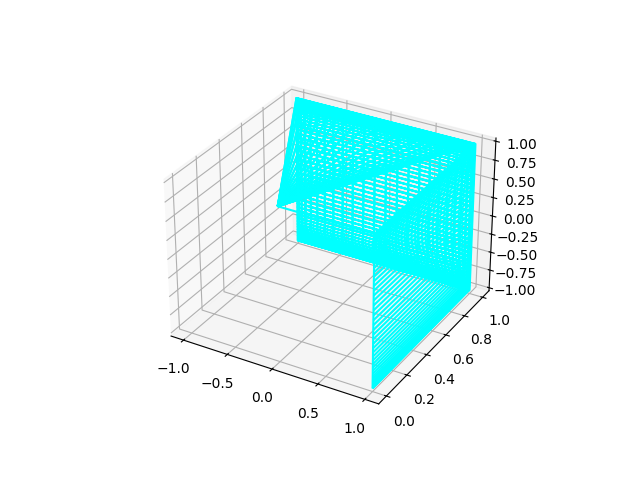

Write Python code to recreate this figure.
from mpl_toolkits.mplot3d import Axes3D
import numpy as np
import matplotlib.pyplot as plt


phi, theta=np.mgrid[0:np.pi:50j, 0:2*np.pi:50j]
x=np.sign(phi)*np.cos(theta)
y=np.sign(phi)*np.sign(theta)
z=np.cos(phi)
ax=plt.figure().add_subplot(111,projection='3d')
ax.plot_wireframe(x,y,z,color="cyan")
plt.show()
